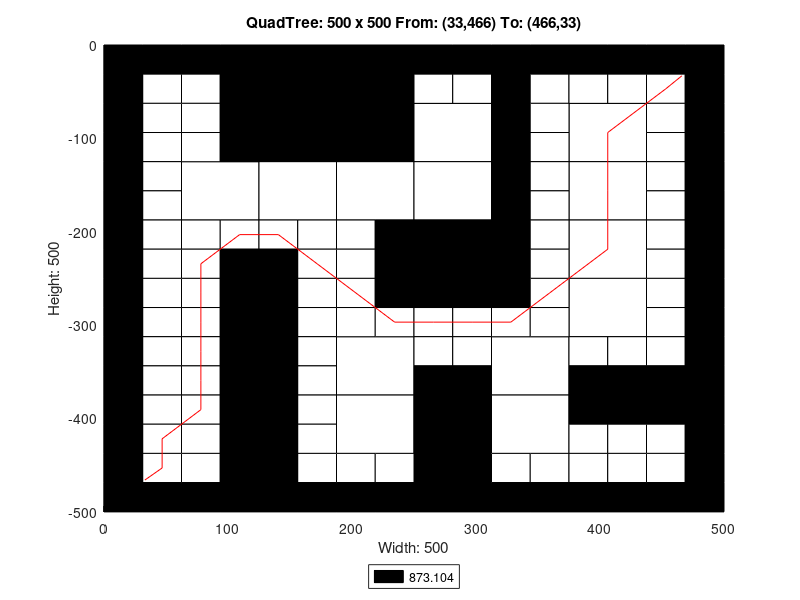

Source code (MATLAB):
axis([0 500 -500 0]);
title('QuadTree: 500 x 500 From: (33,466) To: (466,33)');
xlabel('Width: 500');
ylabel('Height: 500');
rectangle('Position',[125 -125 125 125], 'FaceColor',[0 0 0]);
rectangle('Position',[62.5 -187.5 62.5 62.5], 'FaceColor',[1 1 1]);
rectangle('Position',[125 -187.5 62.5 62.5], 'FaceColor',[1 1 1]);
rectangle('Position',[187.5 -187.5 62.5 62.5], 'FaceColor',[1 1 1]);
rectangle('Position',[250 -125 62.5 62.5], 'FaceColor',[1 1 1]);
rectangle('Position',[375 -125 62.5 62.5], 'FaceColor',[1 1 1]);
rectangle('Position',[250 -187.5 62.5 62.5], 'FaceColor',[1 1 1]);
rectangle('Position',[250 -250 62.5 62.5], 'FaceColor',[0 0 0]);
rectangle('Position',[375 -187.5 62.5 62.5], 'FaceColor',[1 1 1]);
rectangle('Position',[375 -250 62.5 62.5], 'FaceColor',[1 1 1]);
rectangle('Position',[187.5 -375 62.5 62.5], 'FaceColor',[1 1 1]);
rectangle('Position',[187.5 -437.5 62.5 62.5], 'FaceColor',[1 1 1]);
rectangle('Position',[312.5 -375 62.5 62.5], 'FaceColor',[1 1 1]);
rectangle('Position',[375 -312.5 62.5 62.5], 'FaceColor',[1 1 1]);
rectangle('Position',[250 -437.5 62.5 62.5], 'FaceColor',[0 0 0]);
rectangle('Position',[312.5 -437.5 62.5 62.5], 'FaceColor',[1 1 1]);
rectangle('Position',[250 -500 62.5 62.5], 'FaceColor',[0 0 0]);
rectangle('Position',[0 -31.25 31.25 31.25], 'FaceColor',[0 0 0]);
rectangle('Position',[31.25 -31.25 31.25 31.25], 'FaceColor',[0 0 0]);
rectangle('Position',[0 -62.5 31.25 31.25], 'FaceColor',[0 0 0]);
rectangle('Position',[31.25 -62.5 31.25 31.25], 'FaceColor',[1 1 1]);
rectangle('Position',[62.5 -31.25 31.25 31.25], 'FaceColor',[0 0 0]);
rectangle('Position',[93.75 -31.25 31.25 31.25], 'FaceColor',[0 0 0]);
rectangle('Position',[62.5 -62.5 31.25 31.25], 'FaceColor',[1 1 1]);
rectangle('Position',[93.75 -62.5 31.25 31.25], 'FaceColor',[0 0 0]);
rectangle('Position',[0 -93.75 31.25 31.25], 'FaceColor',[0 0 0]);
rectangle('Position',[31.25 -93.75 31.25 31.25], 'FaceColor',[1 1 1]);
rectangle('Position',[0 -125 31.25 31.25], 'FaceColor',[0 0 0]);
rectangle('Position',[31.25 -125 31.25 31.25], 'FaceColor',[1 1 1]);
rectangle('Position',[62.5 -93.75 31.25 31.25], 'FaceColor',[1 1 1]);
rectangle('Position',[93.75 -93.75 31.25 31.25], 'FaceColor',[0 0 0]);
rectangle('Position',[62.5 -125 31.25 31.25], 'FaceColor',[1 1 1]);
rectangle('Position',[93.75 -125 31.25 31.25], 'FaceColor',[0 0 0]);
rectangle('Position',[0 -156.25 31.25 31.25], 'FaceColor',[0 0 0]);
rectangle('Position',[31.25 -156.25 31.25 31.25], 'FaceColor',[1 1 1]);
rectangle('Position',[0 -187.5 31.25 31.25], 'FaceColor',[0 0 0]);
rectangle('Position',[31.25 -187.5 31.25 31.25], 'FaceColor',[1 1 1]);
rectangle('Position',[0 -218.75 31.25 31.25], 'FaceColor',[0 0 0]);
rectangle('Position',[31.25 -218.75 31.25 31.25], 'FaceColor',[1 1 1]);
rectangle('Position',[0 -250 31.25 31.25], 'FaceColor',[0 0 0]);
rectangle('Position',[31.25 -250 31.25 31.25], 'FaceColor',[1 1 1]);
rectangle('Position',[62.5 -218.75 31.25 31.25], 'FaceColor',[1 1 1]);
rectangle('Position',[93.75 -218.75 31.25 31.25], 'FaceColor',[1 1 1]);
rectangle('Position',[62.5 -250 31.25 31.25], 'FaceColor',[1 1 1]);
rectangle('Position',[93.75 -250 31.25 31.25], 'FaceColor',[0 0 0]);
rectangle('Position',[125 -218.75 31.25 31.25], 'FaceColor',[1 1 1]);
rectangle('Position',[156.25 -218.75 31.25 31.25], 'FaceColor',[1 1 1]);
rectangle('Position',[125 -250 31.25 31.25], 'FaceColor',[0 0 0]);
rectangle('Position',[156.25 -250 31.25 31.25], 'FaceColor',[1 1 1]);
rectangle('Position',[187.5 -218.75 31.25 31.25], 'FaceColor',[1 1 1]);
rectangle('Position',[218.75 -218.75 31.25 31.25], 'FaceColor',[0 0 0]);
rectangle('Position',[187.5 -250 31.25 31.25], 'FaceColor',[1 1 1]);
rectangle('Position',[218.75 -250 31.25 31.25], 'FaceColor',[0 0 0]);
rectangle('Position',[250 -31.25 31.25 31.25], 'FaceColor',[0 0 0]);
rectangle('Position',[281.25 -31.25 31.25 31.25], 'FaceColor',[0 0 0]);
rectangle('Position',[250 -62.5 31.25 31.25], 'FaceColor',[1 1 1]);
rectangle('Position',[281.25 -62.5 31.25 31.25], 'FaceColor',[1 1 1]);
rectangle('Position',[312.5 -31.25 31.25 31.25], 'FaceColor',[0 0 0]);
rectangle('Position',[343.75 -31.25 31.25 31.25], 'FaceColor',[0 0 0]);
rectangle('Position',[312.5 -62.5 31.25 31.25], 'FaceColor',[0 0 0]);
rectangle('Position',[343.75 -62.5 31.25 31.25], 'FaceColor',[1 1 1]);
rectangle('Position',[312.5 -93.75 31.25 31.25], 'FaceColor',[0 0 0]);
rectangle('Position',[343.75 -93.75 31.25 31.25], 'FaceColor',[1 1 1]);
rectangle('Position',[312.5 -125 31.25 31.25], 'FaceColor',[0 0 0]);
rectangle('Position',[343.75 -125 31.25 31.25], 'FaceColor',[1 1 1]);
rectangle('Position',[375 -31.25 31.25 31.25], 'FaceColor',[0 0 0]);
rectangle('Position',[406.25 -31.25 31.25 31.25], 'FaceColor',[0 0 0]);
rectangle('Position',[375 -62.5 31.25 31.25], 'FaceColor',[1 1 1]);
rectangle('Position',[406.25 -62.5 31.25 31.25], 'FaceColor',[1 1 1]);
rectangle('Position',[437.5 -31.25 31.25 31.25], 'FaceColor',[0 0 0]);
rectangle('Position',[468.75 -31.25 31.25 31.25], 'FaceColor',[0 0 0]);
rectangle('Position',[437.5 -62.5 31.25 31.25], 'FaceColor',[1 1 1]);
rectangle('Position',[468.75 -62.5 31.25 31.25], 'FaceColor',[0 0 0]);
rectangle('Position',[437.5 -93.75 31.25 31.25], 'FaceColor',[1 1 1]);
rectangle('Position',[468.75 -93.75 31.25 31.25], 'FaceColor',[0 0 0]);
rectangle('Position',[437.5 -125 31.25 31.25], 'FaceColor',[1 1 1]);
rectangle('Position',[468.75 -125 31.25 31.25], 'FaceColor',[0 0 0]);
rectangle('Position',[312.5 -156.25 31.25 31.25], 'FaceColor',[0 0 0]);
rectangle('Position',[343.75 -156.25 31.25 31.25], 'FaceColor',[1 1 1]);
rectangle('Position',[312.5 -187.5 31.25 31.25], 'FaceColor',[0 0 0]);
rectangle('Position',[343.75 -187.5 31.25 31.25], 'FaceColor',[1 1 1]);
rectangle('Position',[312.5 -218.75 31.25 31.25], 'FaceColor',[0 0 0]);
rectangle('Position',[343.75 -218.75 31.25 31.25], 'FaceColor',[1 1 1]);
rectangle('Position',[312.5 -250 31.25 31.25], 'FaceColor',[0 0 0]);
rectangle('Position',[343.75 -250 31.25 31.25], 'FaceColor',[1 1 1]);
rectangle('Position',[437.5 -156.25 31.25 31.25], 'FaceColor',[1 1 1]);
rectangle('Position',[468.75 -156.25 31.25 31.25], 'FaceColor',[0 0 0]);
rectangle('Position',[437.5 -187.5 31.25 31.25], 'FaceColor',[1 1 1]);
rectangle('Position',[468.75 -187.5 31.25 31.25], 'FaceColor',[0 0 0]);
rectangle('Position',[437.5 -218.75 31.25 31.25], 'FaceColor',[1 1 1]);
rectangle('Position',[468.75 -218.75 31.25 31.25], 'FaceColor',[0 0 0]);
rectangle('Position',[437.5 -250 31.25 31.25], 'FaceColor',[1 1 1]);
rectangle('Position',[468.75 -250 31.25 31.25], 'FaceColor',[0 0 0]);
rectangle('Position',[0 -281.25 31.25 31.25], 'FaceColor',[0 0 0]);
rectangle('Position',[31.25 -281.25 31.25 31.25], 'FaceColor',[1 1 1]);
rectangle('Position',[0 -312.5 31.25 31.25], 'FaceColor',[0 0 0]);
rectangle('Position',[31.25 -312.5 31.25 31.25], 'FaceColor',[1 1 1]);
rectangle('Position',[62.5 -281.25 31.25 31.25], 'FaceColor',[1 1 1]);
rectangle('Position',[93.75 -281.25 31.25 31.25], 'FaceColor',[0 0 0]);
rectangle('Position',[62.5 -312.5 31.25 31.25], 'FaceColor',[1 1 1]);
rectangle('Position',[93.75 -312.5 31.25 31.25], 'FaceColor',[0 0 0]);
rectangle('Position',[0 -343.75 31.25 31.25], 'FaceColor',[0 0 0]);
rectangle('Position',[31.25 -343.75 31.25 31.25], 'FaceColor',[1 1 1]);
rectangle('Position',[0 -375 31.25 31.25], 'FaceColor',[0 0 0]);
rectangle('Position',[31.25 -375 31.25 31.25], 'FaceColor',[1 1 1]);
rectangle('Position',[62.5 -343.75 31.25 31.25], 'FaceColor',[1 1 1]);
rectangle('Position',[93.75 -343.75 31.25 31.25], 'FaceColor',[0 0 0]);
rectangle('Position',[62.5 -375 31.25 31.25], 'FaceColor',[1 1 1]);
rectangle('Position',[93.75 -375 31.25 31.25], 'FaceColor',[0 0 0]);
rectangle('Position',[125 -281.25 31.25 31.25], 'FaceColor',[0 0 0]);
rectangle('Position',[156.25 -281.25 31.25 31.25], 'FaceColor',[1 1 1]);
rectangle('Position',[125 -312.5 31.25 31.25], 'FaceColor',[0 0 0]);
rectangle('Position',[156.25 -312.5 31.25 31.25], 'FaceColor',[1 1 1]);
rectangle('Position',[187.5 -281.25 31.25 31.25], 'FaceColor',[1 1 1]);
rectangle('Position',[218.75 -281.25 31.25 31.25], 'FaceColor',[0 0 0]);
rectangle('Position',[187.5 -312.5 31.25 31.25], 'FaceColor',[1 1 1]);
rectangle('Position',[218.75 -312.5 31.25 31.25], 'FaceColor',[1 1 1]);
rectangle('Position',[125 -343.75 31.25 31.25], 'FaceColor',[0 0 0]);
rectangle('Position',[156.25 -343.75 31.25 31.25], 'FaceColor',[1 1 1]);
rectangle('Position',[125 -375 31.25 31.25], 'FaceColor',[0 0 0]);
rectangle('Position',[156.25 -375 31.25 31.25], 'FaceColor',[1 1 1]);
rectangle('Position',[0 -406.25 31.25 31.25], 'FaceColor',[0 0 0]);
rectangle('Position',[31.25 -406.25 31.25 31.25], 'FaceColor',[1 1 1]);
rectangle('Position',[0 -437.5 31.25 31.25], 'FaceColor',[0 0 0]);
rectangle('Position',[31.25 -437.5 31.25 31.25], 'FaceColor',[1 1 1]);
rectangle('Position',[62.5 -406.25 31.25 31.25], 'FaceColor',[1 1 1]);
rectangle('Position',[93.75 -406.25 31.25 31.25], 'FaceColor',[0 0 0]);
rectangle('Position',[62.5 -437.5 31.25 31.25], 'FaceColor',[1 1 1]);
rectangle('Position',[93.75 -437.5 31.25 31.25], 'FaceColor',[0 0 0]);
rectangle('Position',[0 -468.75 31.25 31.25], 'FaceColor',[0 0 0]);
rectangle('Position',[31.25 -468.75 31.25 31.25], 'FaceColor',[1 1 1]);
rectangle('Position',[0 -500 31.25 31.25], 'FaceColor',[0 0 0]);
rectangle('Position',[31.25 -500 31.25 31.25], 'FaceColor',[0 0 0]);
rectangle('Position',[62.5 -468.75 31.25 31.25], 'FaceColor',[1 1 1]);
rectangle('Position',[93.75 -468.75 31.25 31.25], 'FaceColor',[0 0 0]);
rectangle('Position',[62.5 -500 31.25 31.25], 'FaceColor',[0 0 0]);
rectangle('Position',[93.75 -500 31.25 31.25], 'FaceColor',[0 0 0]);
rectangle('Position',[125 -406.25 31.25 31.25], 'FaceColor',[0 0 0]);
rectangle('Position',[156.25 -406.25 31.25 31.25], 'FaceColor',[1 1 1]);
rectangle('Position',[125 -437.5 31.25 31.25], 'FaceColor',[0 0 0]);
rectangle('Position',[156.25 -437.5 31.25 31.25], 'FaceColor',[1 1 1]);
rectangle('Position',[125 -468.75 31.25 31.25], 'FaceColor',[0 0 0]);
rectangle('Position',[156.25 -468.75 31.25 31.25], 'FaceColor',[1 1 1]);
rectangle('Position',[125 -500 31.25 31.25], 'FaceColor',[0 0 0]);
rectangle('Position',[156.25 -500 31.25 31.25], 'FaceColor',[0 0 0]);
rectangle('Position',[187.5 -468.75 31.25 31.25], 'FaceColor',[1 1 1]);
rectangle('Position',[218.75 -468.75 31.25 31.25], 'FaceColor',[1 1 1]);
rectangle('Position',[187.5 -500 31.25 31.25], 'FaceColor',[0 0 0]);
rectangle('Position',[218.75 -500 31.25 31.25], 'FaceColor',[0 0 0]);
rectangle('Position',[250 -281.25 31.25 31.25], 'FaceColor',[0 0 0]);
rectangle('Position',[281.25 -281.25 31.25 31.25], 'FaceColor',[0 0 0]);
rectangle('Position',[250 -312.5 31.25 31.25], 'FaceColor',[1 1 1]);
rectangle('Position',[281.25 -312.5 31.25 31.25], 'FaceColor',[1 1 1]);
rectangle('Position',[312.5 -281.25 31.25 31.25], 'FaceColor',[0 0 0]);
rectangle('Position',[343.75 -281.25 31.25 31.25], 'FaceColor',[1 1 1]);
rectangle('Position',[312.5 -312.5 31.25 31.25], 'FaceColor',[1 1 1]);
rectangle('Position',[343.75 -312.5 31.25 31.25], 'FaceColor',[1 1 1]);
rectangle('Position',[250 -343.75 31.25 31.25], 'FaceColor',[1 1 1]);
rectangle('Position',[281.25 -343.75 31.25 31.25], 'FaceColor',[1 1 1]);
rectangle('Position',[250 -375 31.25 31.25], 'FaceColor',[0 0 0]);
rectangle('Position',[281.25 -375 31.25 31.25], 'FaceColor',[0 0 0]);
rectangle('Position',[437.5 -281.25 31.25 31.25], 'FaceColor',[1 1 1]);
rectangle('Position',[468.75 -281.25 31.25 31.25], 'FaceColor',[0 0 0]);
rectangle('Position',[437.5 -312.5 31.25 31.25], 'FaceColor',[1 1 1]);
rectangle('Position',[468.75 -312.5 31.25 31.25], 'FaceColor',[0 0 0]);
rectangle('Position',[375 -343.75 31.25 31.25], 'FaceColor',[1 1 1]);
rectangle('Position',[406.25 -343.75 31.25 31.25], 'FaceColor',[1 1 1]);
rectangle('Position',[375 -375 31.25 31.25], 'FaceColor',[0 0 0]);
rectangle('Position',[406.25 -375 31.25 31.25], 'FaceColor',[0 0 0]);
rectangle('Position',[437.5 -343.75 31.25 31.25], 'FaceColor',[1 1 1]);
rectangle('Position',[468.75 -343.75 31.25 31.25], 'FaceColor',[0 0 0]);
rectangle('Position',[437.5 -375 31.25 31.25], 'FaceColor',[0 0 0]);
rectangle('Position',[468.75 -375 31.25 31.25], 'FaceColor',[0 0 0]);
rectangle('Position',[312.5 -468.75 31.25 31.25], 'FaceColor',[1 1 1]);
rectangle('Position',[343.75 -468.75 31.25 31.25], 'FaceColor',[1 1 1]);
rectangle('Position',[312.5 -500 31.25 31.25], 'FaceColor',[0 0 0]);
rectangle('Position',[343.75 -500 31.25 31.25], 'FaceColor',[0 0 0]);
rectangle('Position',[375 -406.25 31.25 31.25], 'FaceColor',[0 0 0]);
rectangle('Position',[406.25 -406.25 31.25 31.25], 'FaceColor',[0 0 0]);
rectangle('Position',[375 -437.5 31.25 31.25], 'FaceColor',[1 1 1]);
rectangle('Position',[406.25 -437.5 31.25 31.25], 'FaceColor',[1 1 1]);
rectangle('Position',[437.5 -406.25 31.25 31.25], 'FaceColor',[0 0 0]);
rectangle('Position',[468.75 -406.25 31.25 31.25], 'FaceColor',[0 0 0]);
rectangle('Position',[437.5 -437.5 31.25 31.25], 'FaceColor',[1 1 1]);
rectangle('Position',[468.75 -437.5 31.25 31.25], 'FaceColor',[0 0 0]);
rectangle('Position',[375 -468.75 31.25 31.25], 'FaceColor',[1 1 1]);
rectangle('Position',[406.25 -468.75 31.25 31.25], 'FaceColor',[1 1 1]);
rectangle('Position',[375 -500 31.25 31.25], 'FaceColor',[0 0 0]);
rectangle('Position',[406.25 -500 31.25 31.25], 'FaceColor',[0 0 0]);
rectangle('Position',[437.5 -468.75 31.25 31.25], 'FaceColor',[1 1 1]);
rectangle('Position',[468.75 -468.75 31.25 31.25], 'FaceColor',[0 0 0]);
rectangle('Position',[437.5 -500 31.25 31.25], 'FaceColor',[0 0 0]);
rectangle('Position',[468.75 -500 31.25 31.25], 'FaceColor',[0 0 0]);
X=[466,453.125,406.25,406.25,406.25,359.375,328.125,296.875,265.625,234.375,203.125,171.875,140.625,109.375,78.125,78.125,78.125,78.125,78.125,78.125,46.875,46.875,33];
Y=[-33,-46.875,-93.75,-156.25,-218.75,-265.625,-296.875,-296.875,-296.875,-296.875,-265.625,-234.375,-203.125,-203.125,-234.375,-265.625,-296.875,-328.125,-359.375,-390.625,-421.875,-453.125,-466];
hold on;
plot(X,Y,'r');
legend('873.104','Location','southoutside');
